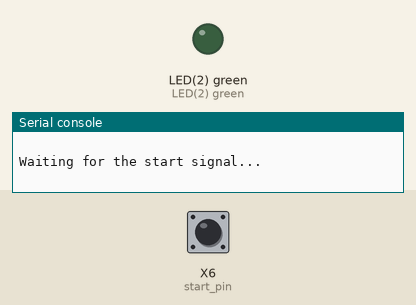
The program below on a simulated pyboard running MicroPython. On the bench: output pins drawn as LEDs (lit = HIGH), the last lines printed to the serial console. Inputs (shaded band) come from the test bench; at power-on: X6 (start_pin) LOW. Library files of the repository ran but are not shown: 1 file(s).

Above: at 1.2 s.
1.3 s: X6 (start_pin) pulled HIGH for 0.15 s
At 2.3 s:
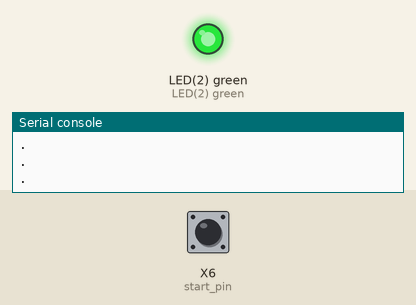
Timing chart, 0 to 4.8 s (numbered marks = the images above; inputs shaded):
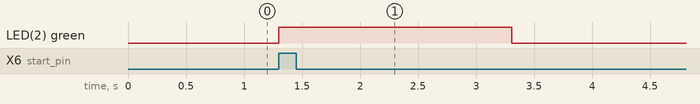

The program:

main.py
```python
###############################################################################
# main.py
#
# This is a template script showing how to start a device based on the
# start signal closing. It assumes that the external digital input connected to
# pin X6. The internal pull-down resistor is used. In this version, we use an
# interrupt to change the value of a flag variable. This is the more advanced
# way to sense a condition like this and how it would/should be done once you
# have some experience.
#
# See the link below for information on external interrupts in MicroPython
#   http://docs.micropython.org/en/latest/pyboard/library/pyb.ExtInt.html?highlight=interrupt
#
# Created: 10/26/17
#   - Joshua Vaughan
#   - joshua.vaughan@louisiana.edu
#   - http://www.ucs.louisiana.edu/~jev9637
#
# Modified:
#   * 09/29/18 - JEV - Changed pin to match upcoming MCHE201 breakout
#
# TODO:
#   *
###############################################################################

import pyb  # import the pyboard module
import time # import the time module

def handle_start_signal(line):
    """
    This function will run every time the start signal state changes from
    low to high. We use it to change the value of the start_trial variable
    from False to True. This will cause the while loop below to end, and the
    main part of the code to run.
    """
    # We need the global modifier here to enable changing
    # the value of a global variable (start_trial in this case)
    global start_trial

    # Turn on the green LED to indicate the trial is starting, but only
    # if this is our first time starting the trial
    if start_trial == False:
        GREEN_LED.on()

    start_trial = True


# This flag variable will be checked in the main part of the script, and
# changed by an interrupt handler function attached to the track banana plugs
start_trial = False

# Assign the start pin to variable start_pin
# We set it up as an input with a pulldown resistor and add an interrupt to
# handle when it is pressed. This interrupt looks for rising edges, meaning
# when the state changes from low to high
start_pin = pyb.ExtInt(pyb.Pin('X6'),
                       pyb.ExtInt.IRQ_RISING,
                       pyb.Pin.PULL_DOWN,
                       handle_start_signal)

# Let's also set up the green LED to turn on when we sense the start button
GREEN_LED = pyb.LED(2)


# ----------------- The main part of the script starts here -----------------
# This will loop until the value of start_trial becomes true
while (not start_trial):
    print("Waiting for the start signal...\n")
    time.sleep_ms(100) # Sleep 100 milliseconds (0.1s)


#-- Your control algorithm would go here in place of these print statements --
print("The trial is starting!!!")

# Just print out periods while our "trial" is running. This should last 2s
for _ in range(40):
    print(".")
    time.sleep_ms(50) # sleep 50ms

print("The trial is finished.\n")
GREEN_LED.off() # Turn off the green LED to indicate that the trial is finished
```

Measured:
- after the input at 1.3 s, LED(2) green: LOW → HIGH at once, → LOW 2.0 s later
